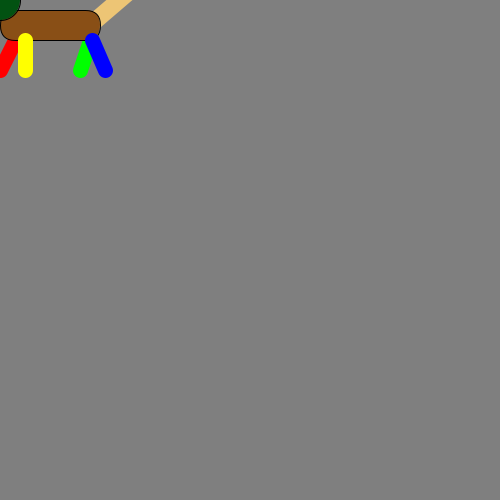
Frame 1 (no input)
Frame 60 (the mouse pressed at the canvas centre just before this capture): identical to frame 1, image omitted
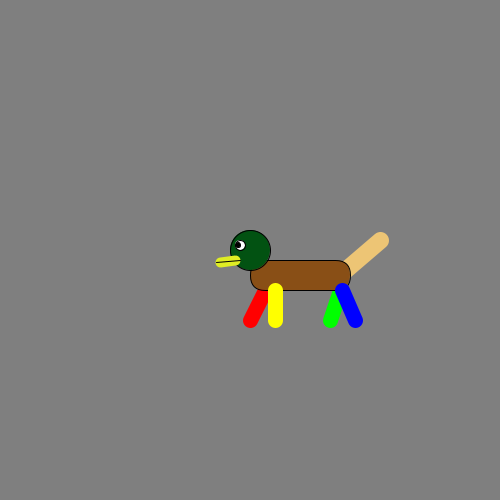
Frame 120 (the mouse held since frame 60 and released just before this capture)

The Processing sketch that drew these frames (run headless with seeded random() and noise(); from frame 60 on, the mouse is pressed at the canvas centre):

// Processing sketch: Washington_Moving_Character
// ── Washington_Moving_Character.pde
 int x;
int y;

void setup () {
 size(500,500);
 noCursor();
}

void draw () {
  x = mouseX;
  y = mouseY;

//background
background(127);


//BEHIND LEGS
stroke(255, 0, 0);
strokeWeight(15);
line(x, y + 70, x + 15, y + 40);

stroke(0, 255, 0);
line(x + 80, y + 70, x + 90, y + 40);


//tail
stroke(237, 197, 117);
strokeWeight(17);
line(x + 95, y + 20, x + 130, y - 10);


//body
stroke(0);
strokeWeight(1);
fill(137, 79, 22);
rect(x, y + 10, 100, 30, 200);


//FOREFACING LEGS
stroke(255, 255, 0);
strokeWeight(15);
line(x + 25, y + 40, x + 25, y + 70);

stroke(0, 0, 255);
strokeWeight(15);
line(x + 92, y + 40, x + 105, y + 70);

//head
strokeWeight(1);
stroke(0);
fill(2, 82, 18);
ellipse(x, y, 40, 40);
//eyes
fill(255);
ellipse(x - 10, y - 5, 10, 10);
stroke(209, 201, 57);

stroke(0);
fill(0);
ellipse(x - 12, y - 5, 5, 5);


//bill
stroke(223,237,36);
strokeWeight(10);
line(x - 30, y + 12, x - 15, y + 10);

stroke(0);
strokeWeight(1);
line(x - 34, y + 12, x - 10, y + 10);
}
